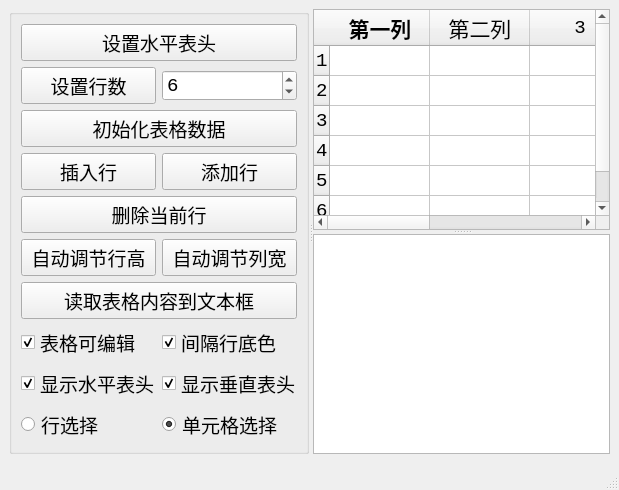
<?xml version="1.0" encoding="UTF-8"?>
<ui version="4.0">
 <class>TestTableWidget</class>
 <widget class="QMainWindow" name="TestTableWidget">
  <property name="geometry">
   <rect>
    <x>0</x>
    <y>0</y>
    <width>619</width>
    <height>414</height>
   </rect>
  </property>
  <property name="font">
   <font>
    <family>Consolas</family>
    <pointsize>14</pointsize>
   </font>
  </property>
  <property name="windowTitle">
   <string>TestTableWidget</string>
  </property>
  <widget class="QWidget" name="centralwidget">
   <layout class="QHBoxLayout" name="horizontalLayout">
    <item>
     <widget class="QSplitter" name="splitterH">
      <property name="orientation">
       <enum>Qt::Horizontal</enum>
      </property>
      <widget class="QGroupBox" name="GB_button">
       <property name="maximumSize">
        <size>
         <width>300</width>
         <height>16777215</height>
        </size>
       </property>
       <property name="title">
        <string/>
       </property>
       <layout class="QGridLayout" name="gridLayout">
        <item row="8" column="0">
         <widget class="QCheckBox" name="CB_03horizontalVisible">
          <property name="text">
           <string>显示水平表头</string>
          </property>
          <property name="checked">
           <bool>true</bool>
          </property>
         </widget>
        </item>
        <item row="3" column="0">
         <widget class="QPushButton" name="PB_04insertRow">
          <property name="text">
           <string>插入行</string>
          </property>
         </widget>
        </item>
        <item row="2" column="0" colspan="2">
         <widget class="QPushButton" name="PB_03initalizeTable">
          <property name="text">
           <string>初始化表格数据</string>
          </property>
         </widget>
        </item>
        <item row="5" column="1">
         <widget class="QPushButton" name="PB_08autoColumnWidth">
          <property name="text">
           <string>自动调节列宽</string>
          </property>
         </widget>
        </item>
        <item row="7" column="0">
         <widget class="QCheckBox" name="CB_01tableEditable">
          <property name="text">
           <string>表格可编辑</string>
          </property>
          <property name="checked">
           <bool>true</bool>
          </property>
         </widget>
        </item>
        <item row="1" column="0">
         <widget class="QPushButton" name="PB_02setRowCount">
          <property name="text">
           <string>设置行数</string>
          </property>
         </widget>
        </item>
        <item row="8" column="1">
         <widget class="QCheckBox" name="CB_04verticalVisible">
          <property name="text">
           <string>显示垂直表头</string>
          </property>
          <property name="checked">
           <bool>true</bool>
          </property>
         </widget>
        </item>
        <item row="5" column="0">
         <widget class="QPushButton" name="PB_07autoRowHeight">
          <property name="text">
           <string>自动调节行高</string>
          </property>
         </widget>
        </item>
        <item row="0" column="0" colspan="2">
         <widget class="QPushButton" name="PB_01setHorizontalHeader">
          <property name="text">
           <string>设置水平表头</string>
          </property>
         </widget>
        </item>
        <item row="1" column="1">
         <widget class="QSpinBox" name="SB_rowCount">
          <property name="value">
           <number>6</number>
          </property>
         </widget>
        </item>
        <item row="7" column="1">
         <widget class="QCheckBox" name="CB_02intervalRowBackground">
          <property name="text">
           <string>间隔行底色</string>
          </property>
          <property name="checked">
           <bool>true</bool>
          </property>
         </widget>
        </item>
        <item row="3" column="1">
         <widget class="QPushButton" name="PB_05appendRow">
          <property name="text">
           <string>添加行</string>
          </property>
         </widget>
        </item>
        <item row="6" column="0" colspan="2">
         <widget class="QPushButton" name="PB_09readContentsToTextEdit">
          <property name="text">
           <string>读取表格内容到文本框</string>
          </property>
         </widget>
        </item>
        <item row="4" column="0" colspan="2">
         <widget class="QPushButton" name="PB_06deleteCurrentRow">
          <property name="text">
           <string>删除当前行</string>
          </property>
         </widget>
        </item>
        <item row="9" column="0">
         <widget class="QRadioButton" name="RB_01selectRow">
          <property name="text">
           <string>行选择</string>
          </property>
         </widget>
        </item>
        <item row="9" column="1">
         <widget class="QRadioButton" name="RB_02selectCell">
          <property name="text">
           <string>单元格选择</string>
          </property>
          <property name="checked">
           <bool>true</bool>
          </property>
         </widget>
        </item>
       </layout>
      </widget>
      <widget class="QSplitter" name="splitterV">
       <property name="sizePolicy">
        <sizepolicy hsizetype="Expanding" vsizetype="Expanding">
         <horstretch>0</horstretch>
         <verstretch>0</verstretch>
        </sizepolicy>
       </property>
       <property name="orientation">
        <enum>Qt::Vertical</enum>
       </property>
       <widget class="QTableWidget" name="TW_people">
        <property name="rowCount">
         <number>6</number>
        </property>
        <property name="columnCount">
         <number>5</number>
        </property>
        <row/>
        <row/>
        <row/>
        <row/>
        <row/>
        <row/>
        <column>
         <property name="text">
          <string>第一列</string>
         </property>
         <property name="font">
          <font>
           <family>Consolas</family>
           <pointsize>16</pointsize>
           <bold>true</bold>
          </font>
         </property>
        </column>
        <column>
         <property name="text">
          <string>第二列</string>
         </property>
         <property name="font">
          <font>
           <family>Consolas</family>
           <pointsize>16</pointsize>
           <bold>false</bold>
          </font>
         </property>
        </column>
        <column/>
        <column/>
        <column/>
        <item row="0" column="0">
         <property name="text">
          <string/>
         </property>
        </item>
        <item row="0" column="1">
         <property name="text">
          <string/>
         </property>
        </item>
        <item row="2" column="2">
         <property name="text">
          <string/>
         </property>
         <property name="font">
          <font>
           <pointsize>9</pointsize>
          </font>
         </property>
        </item>
       </widget>
       <widget class="QPlainTextEdit" name="PTE_infomation"/>
      </widget>
     </widget>
    </item>
   </layout>
  </widget>
  <widget class="QStatusBar" name="statusbar"/>
 </widget>
 <resources/>
 <connections>
  <connection>
   <sender>PB_07autoRowHeight</sender>
   <signal>clicked()</signal>
   <receiver>TW_people</receiver>
   <slot>resizeRowsToContents()</slot>
   <hints>
    <hint type="sourcelabel">
     <x>92</x>
     <y>216</y>
    </hint>
    <hint type="destinationlabel">
     <x>400</x>
     <y>139</y>
    </hint>
   </hints>
  </connection>
  <connection>
   <sender>PB_08autoColumnWidth</sender>
   <signal>clicked()</signal>
   <receiver>TW_people</receiver>
   <slot>resizeColumnsToContents()</slot>
   <hints>
    <hint type="sourcelabel">
     <x>240</x>
     <y>217</y>
    </hint>
    <hint type="destinationlabel">
     <x>498</x>
     <y>185</y>
    </hint>
   </hints>
  </connection>
 </connections>
</ui>
